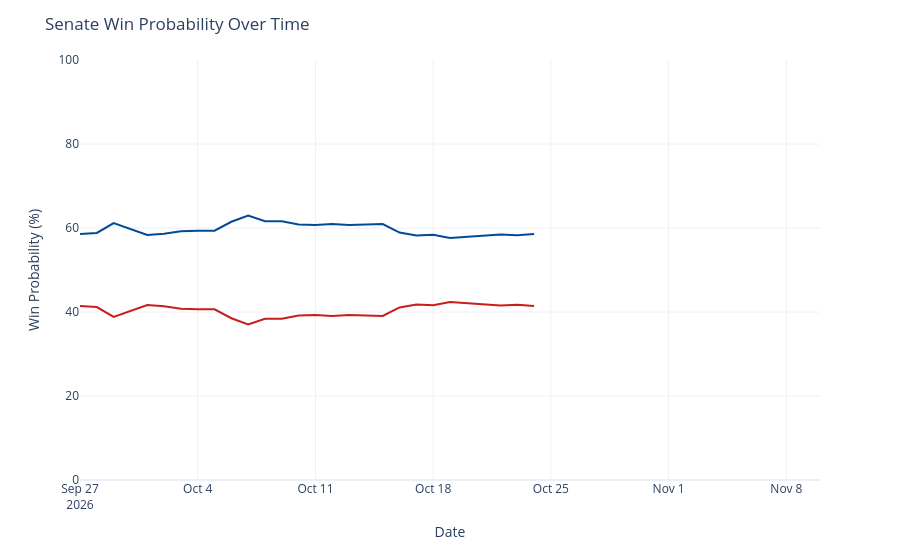

Notebook source saved alongside this figure:
### Code cell
chance_over_time = output_ts[(output_ts['geo'] == 'US Senate') &
                             (output_ts['type'] == 'chance')]
chance_over_time['rep_chance'] = chance_over_time['y'].map(lambda x: 100 - x)
chance_over_time = chance_over_time.rename({'y': 'Democrats', 'rep_chance': 'Republicans'}, axis=1)
chance_time_ser = px.line(chance_over_time, x='date', y=['Democrats', 'Republicans'], template='plotly_white',
                         color_discrete_map={'Democrats': '#004b97', 'Republicans': '#c71e1d'},)
chance_time_ser.update_traces(hovertemplate="%{y:.1f}%")
chance_time_ser.update_layout(
    xaxis=dict(range=[pd.to_datetime('2026-09-27'), pd.to_datetime('2026-11-10')]),
    yaxis=dict(range=[0, 100]),
    xaxis_title='Date',
    yaxis_title='Win Probability (%)',
    title=dict(text="Senate Win Probability Over Time"),
    hovermode="x",
    showlegend=False
)
chance_time_ser

### Figure 1 — Plotly figure (JSON) as saved in the notebook; plotly's stock layout.template omitted (floating-point values rounded to 4 significant figures)
{"data": [{"hovertemplate": "%{y:.1f}%", "legendgroup": "Democrats", "line": {"color": "#004b97", "dash": "solid"}, "marker": {"symbol": "circle"}, "mode": "lines", "name": "Democrats", "orientation": "v", "showlegend": true, "type": "scatter", "x": ["2026-09-27", "2026-09-28", "2026-09-29", "2026-09-30", "2026-10-01", "2026-10-02", "2026-10-03", "2026-10-04", "2026-10-05", "2026-10-06", "2026-10-07", "2026-10-08", "2026-10-09", "2026-10-10", "2026-10-11", "2026-10-12", "2026-10-13", "2026-10-15", "2026-10-16", "2026-10-17", "2026-10-18", "2026-10-19", "2026-10-20", "2026-10-21", "2026-10-22", "2026-10-23", "2026-10-24"], "xaxis": "x", "y": [58.6, 58.83, 61.17, 59.8, 58.36, 58.64, 59.21, 59.34, 59.36, 61.49, 62.99, 61.61, 61.59, 60.85, 60.69, 60.92, 60.74, 60.95, 58.91, 58.21, 58.41, 57.61, 57.88, 58.25, 58.48, 58.3, 58.59], "yaxis": "y"}, {"hovertemplate": "%{y:.1f}%", "legendgroup": "Republicans", "line": {"color": "#c71e1d", "dash": "solid"}, "marker": {"symbol": "circle"}, "mode": "lines", "name": "Republicans", "orientation": "v", "showlegend": true, "type": "scatter", "x": ["2026-09-27", "2026-09-28", "2026-09-29", "2026-09-30", "2026-10-01", "2026-10-02", "2026-10-03", "2026-10-04", "2026-10-05", "2026-10-06", "2026-10-07", "2026-10-08", "2026-10-09", "2026-10-10", "2026-10-11", "2026-10-12", "2026-10-13", "2026-10-15", "2026-10-16", "2026-10-17", "2026-10-18", "2026-10-19", "2026-10-20", "2026-10-21", "2026-10-22", "2026-10-23", "2026-10-24"], "xaxis": "x", "y": [41.4, 41.17, 38.83, 40.2, 41.64, 41.36, 40.79, 40.66, 40.64, 38.51, 37.01, 38.39, 38.41, 39.15, 39.31, 39.08, 39.26, 39.05, 41.09, 41.79, 41.59, 42.39, 42.12, 41.75, 41.52, 41.7, 41.41], "yaxis": "y"}], "layout": {"hovermode": "x", "legend": {"title": {"text": "variable"}, "tracegroupgap": 0}, "margin": {"t": 60}, "showlegend": false, "title": {"text": "Senate Win Probability Over Time"}, "xaxis": {"anchor": "y", "domain": [0, 1], "range": ["2026-09-27T00:00:00", "2026-11-10T00:00:00"], "title": {"text": "Date"}}, "yaxis": {"anchor": "x", "domain": [0, 1], "range": [0, 100], "title": {"text": "Win Probability (%)"}}}}
